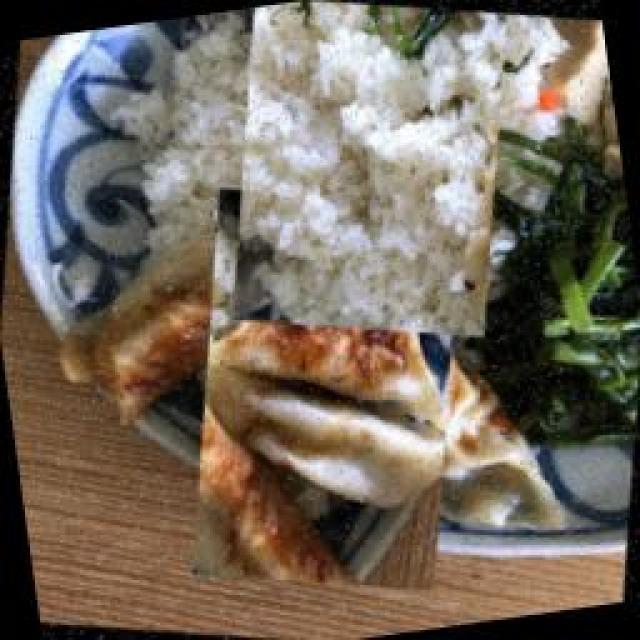
#> input picture test/images/1028_191030_0010_jpg.rf.cc3422f7ee2ac80bb5df37f481d81423.jpg, 640 x 640 px
$ python -i image_processing.py   (imports and definitions only)
#> lines starting #> are read from the running program, lines starting #| are printed output that depends on the picture
import cv2
import numpy as np

def enhance_image(img_array):
    # img_array is RGB (from PIL). YOLO also expects RGB.
    # Return the image exactly as it is without artificial sharpening,
    # which introduces artifacts that confuse YOLO.
    return img_array

def detect_plate(img_array):
    gray    = cv2.cvtColor(img_array, cv2.COLOR_RGB2GRAY)
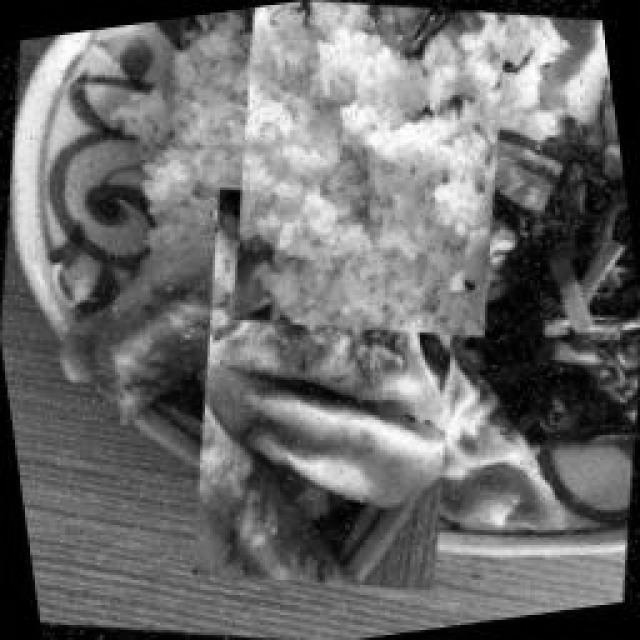
#> gray: shape (640, 640); min 0, max 255, mean 106.4
    blurred = cv2.GaussianBlur(gray, (9, 9), 2)
    circles = cv2.HoughCircles(
        blurred, cv2.HOUGH_GRADIENT,
        dp=1.2, minDist=100,
        param1=50, param2=30,
        minRadius=80, maxRadius=400
    )
#> circles = 32 rows, first 8: [297, 341.4, 293.7], [264.6, 183, 255.4], [195, 315, 276.6], [414.6, 415.8, 213.2], [214.2, 415.8, 218.5], [400.2, 233.4, 213.2], [565.8, 276.6, 258.1], [84.6, 349.8, 275.2]
    if circles is not None:
        circles = np.round(circles[0, :]).astype("int")
#> circles = 32 rows, first 8: [297, 341, 294], [265, 183, 255], [195, 315, 277], [415, 416, 213], [214, 416, 218], [400, 233, 213], [566, 277, 258], [85, 350, 275]
        return max(circles, key=lambda c: c[2])
    return None

def estimate_portion(box, img_w, img_h, plate_circle=None):
    x1, y1, x2, y2 = box

    ratio = ((x2-x1) * (y2-y1)) / (img_w * img_h)

    # If the food takes up very little of the image, it's a small portion.
    # If it takes up most of the image, it's a large portion.
    if ratio < 0.15:
        return 0.5, "Small (0.5 portion)"
    elif ratio < 0.60:
        return 1.0, "Regular (1 portion)"
    else:
        return 1.5, "Large (1.5 portions)"

>>> import cv2
>>> picture = cv2.cvtColor(cv2.imread('../../test/images/1028_191030_0010_jpg.rf.cc3422f7ee2ac80bb5df37f481d81423.jpg'), cv2.COLOR_BGR2RGB)
>>> result = detect_plate(picture)
#> result = [638, 53, 386]

$ run again, on test/images/1028_191030_0010_jpg.rf.d60d725c85065d89642393d8c1fd9345.jpg
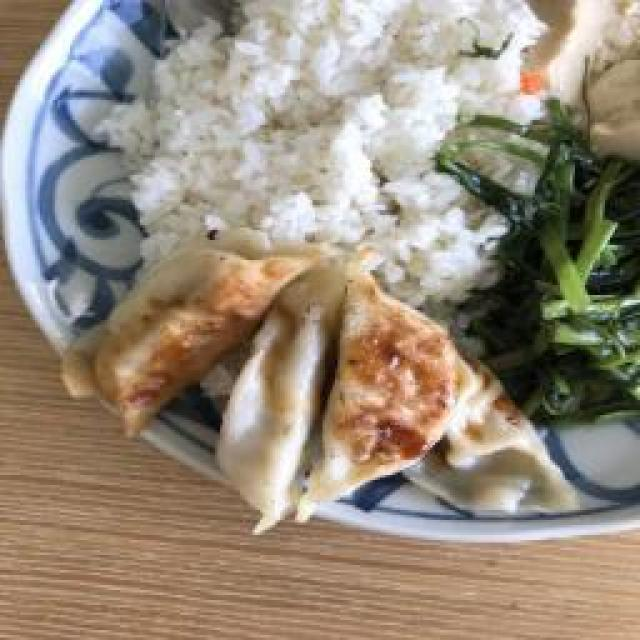
#> input picture test/images/1028_191030_0010_jpg.rf.d60d725c85065d89642393d8c1fd9345.jpg, 640 x 640 px
#> in detect_plate, `gray    = cv2.cvtColor(img_array, cv2.COLOR_RGB2GRAY)`:
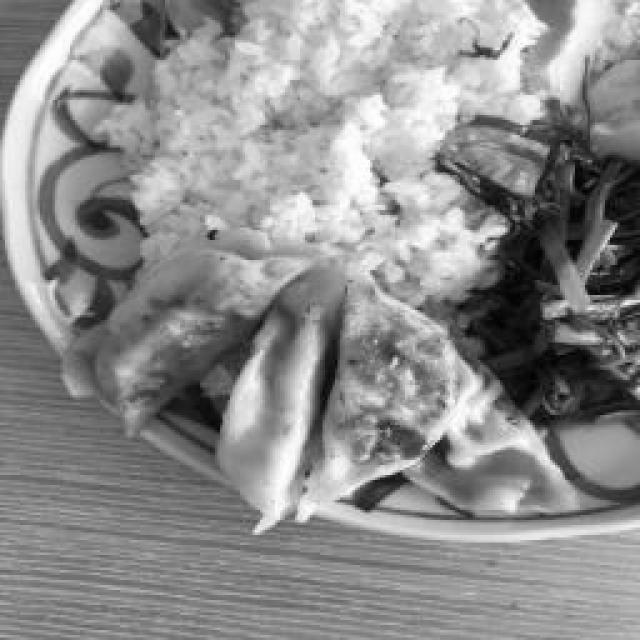
#> gray: shape (640, 640); min 0, max 255, mean 140.8
#> in detect_plate, `circles = cv2.HoughCircles( blurred, cv2.HOUGH_GRADIENT, dp=1.2, minDi..`: circles = 36 rows, first 8: [280.2, 186.6, 254.1], [369, 291, 230.4], [405, 397.8, 227.7], [121.8, 327, 302.8], [209.4, 400.2, 237], [172.2, 155.4, 169.5], [437.4, 207, 167], [529.8, 329.4, 192.1]
#> in detect_plate, `circles = np.round(circles[0, :]).astype("int")`: circles = 36 rows, first 8: [280, 187, 254], [369, 291, 230], [405, 398, 228], [122, 327, 303], [209, 400, 237], [172, 155, 170], [437, 207, 167], [530, 329, 192]
#> result = [590, 518, 380]

$ run again, on test/images/1028_191030_0018_jpg.rf.fc34c2ea4e0f7341257e4a2228de2838.jpg
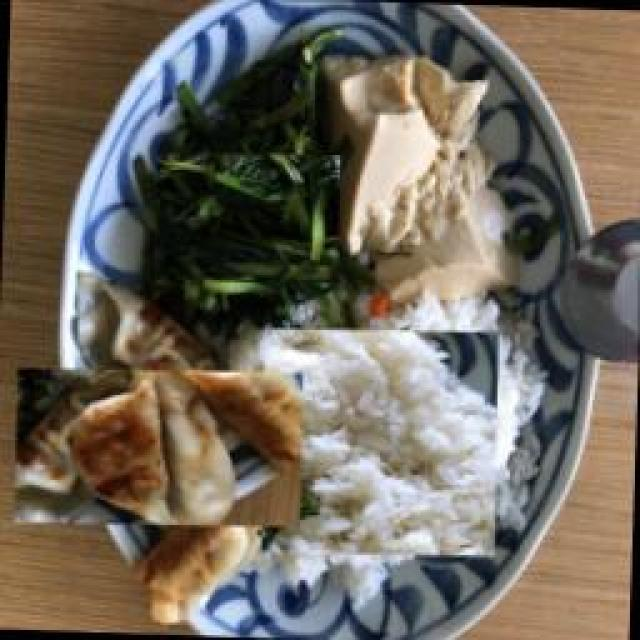
#> input picture test/images/1028_191030_0018_jpg.rf.fc34c2ea4e0f7341257e4a2228de2838.jpg, 640 x 640 px
#> in detect_plate, `gray    = cv2.cvtColor(img_array, cv2.COLOR_RGB2GRAY)`:
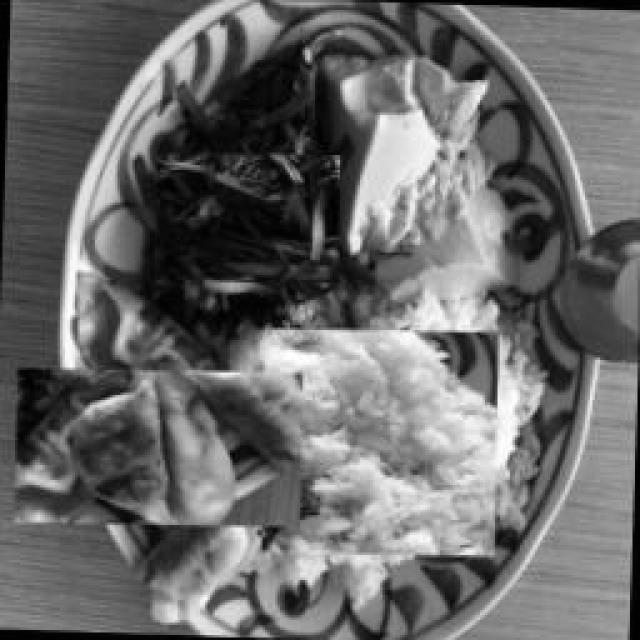
#> gray: shape (640, 640); min 0, max 255, mean 106
#> in detect_plate, `circles = cv2.HoughCircles( blurred, cv2.HOUGH_GRADIENT, dp=1.2, minDi..`: circles = 33 rows, first 8: [337.8, 222.6, 237], [232.2, 291, 350.5], [307.8, 421.8, 262], [348.6, 322.2, 270.1], [401.4, 491.4, 145.9], [449.4, 376.2, 186.8], [432.6, 187.8, 143.2], [279, 139.8, 151.2]
#> in detect_plate, `circles = np.round(circles[0, :]).astype("int")`: circles = 33 rows, first 8: [338, 223, 237], [232, 291, 350], [308, 422, 262], [349, 322, 270], [401, 491, 146], [449, 376, 187], [433, 188, 143], [279, 140, 151]
#> result = [19, 43, 366]

$ run again, on test/images/1028_191030_0028_jpg.rf.7c017e10797e1c7d37d2c7db2987a6d7.jpg
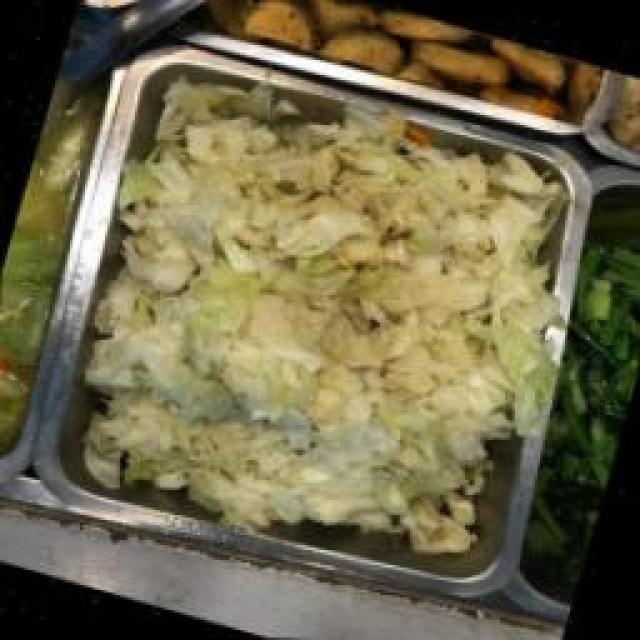
#> input picture test/images/1028_191030_0028_jpg.rf.7c017e10797e1c7d37d2c7db2987a6d7.jpg, 640 x 640 px
#> in detect_plate, `gray    = cv2.cvtColor(img_array, cv2.COLOR_RGB2GRAY)`:
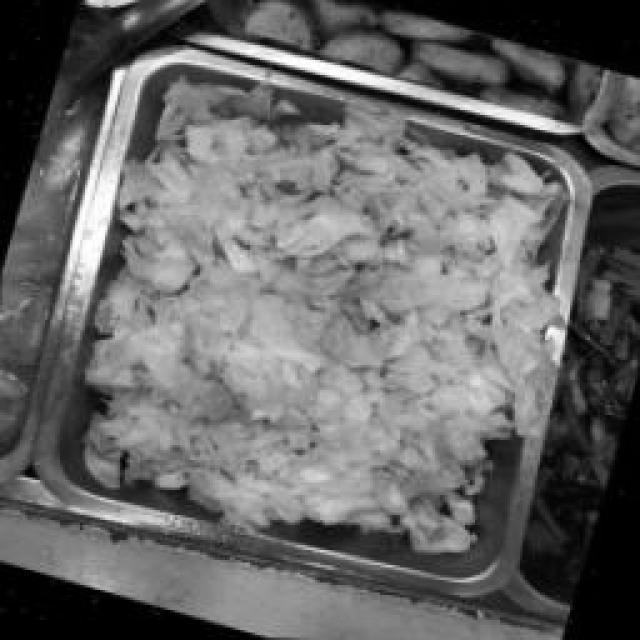
#> gray: shape (640, 640); min 0, max 255, mean 102.7
#> in detect_plate, `circles = cv2.HoughCircles( blurred, cv2.HOUGH_GRADIENT, dp=1.2, minDi..`: circles = 34 rows, first 8: [349.8, 280.2, 273.6], [251.4, 299.4, 248.7], [431.4, 347.4, 251.5], [289.8, 414.6, 221.1], [295.8, 184.2, 204], [421.8, 196.2, 152.5], [390.6, 461.4, 202.6], [151.8, 343.8, 181.5]
#> in detect_plate, `circles = np.round(circles[0, :]).astype("int")`: circles = 34 rows, first 8: [350, 280, 274], [251, 299, 249], [431, 347, 251], [290, 415, 221], [296, 184, 204], [422, 196, 152], [391, 461, 203], [152, 344, 182]
#> result = [350, 280, 274]
